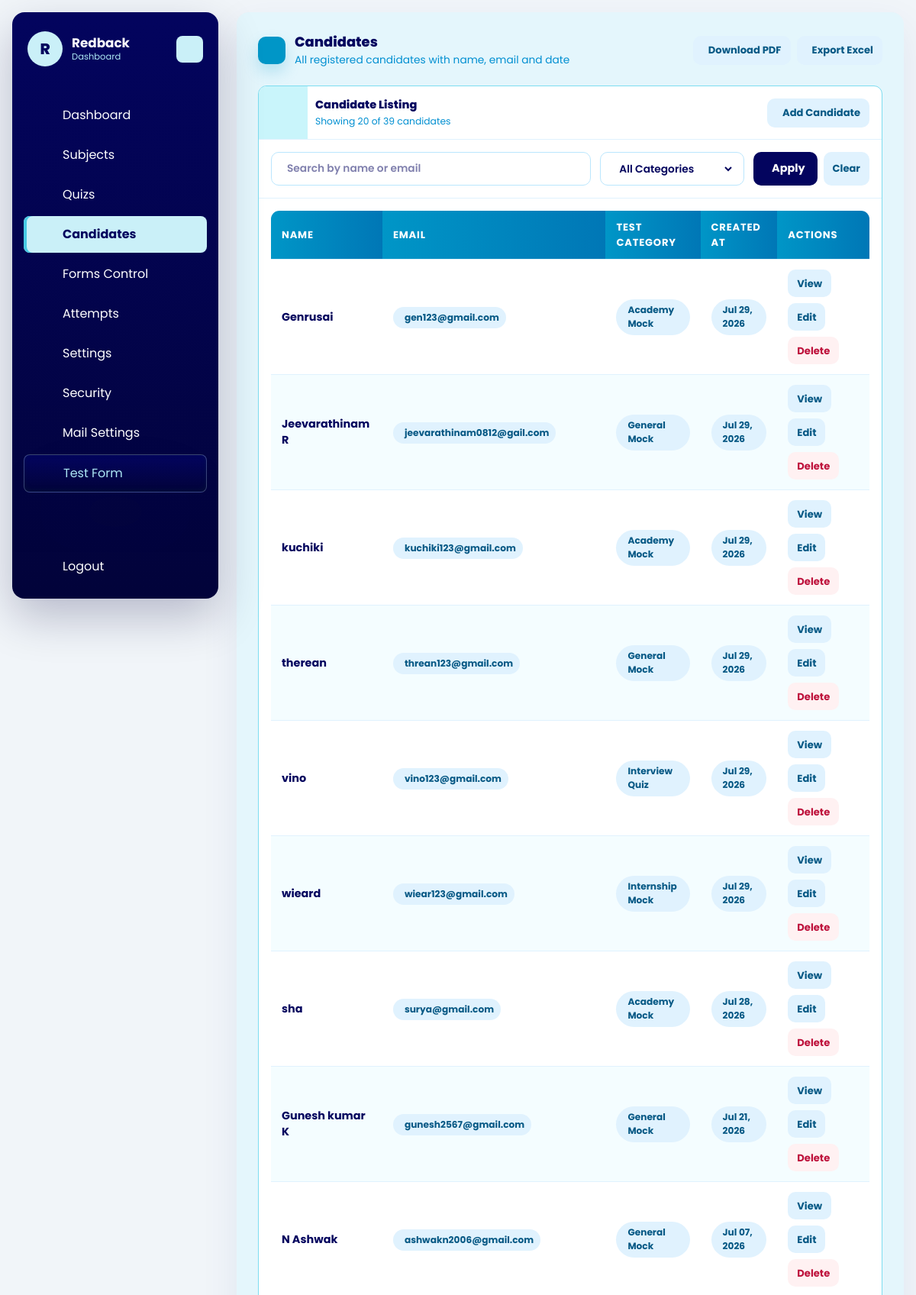
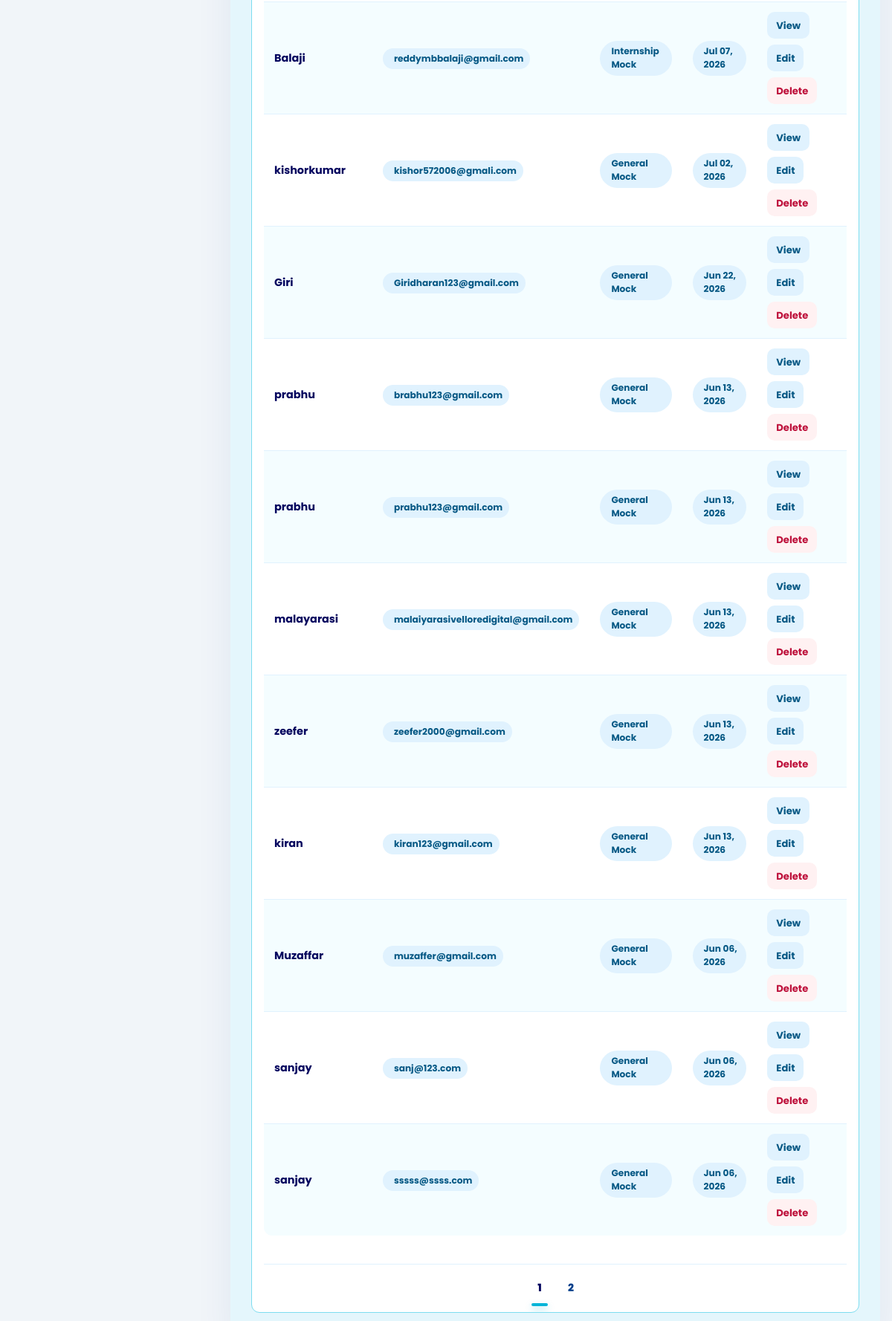
Before: /dashboard/candidates/ (signed in) with the older database file (2 pictures, top to bottom).
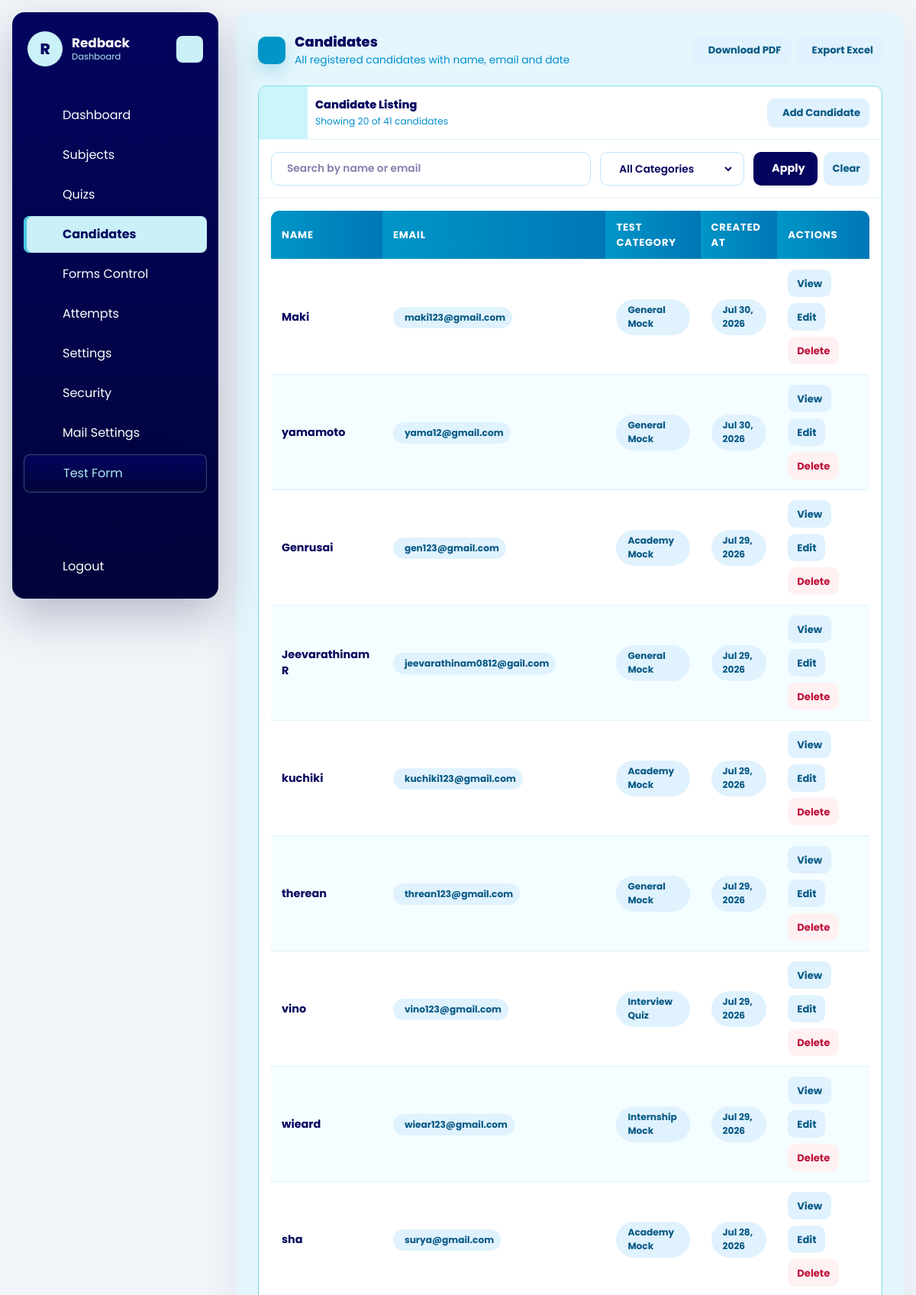
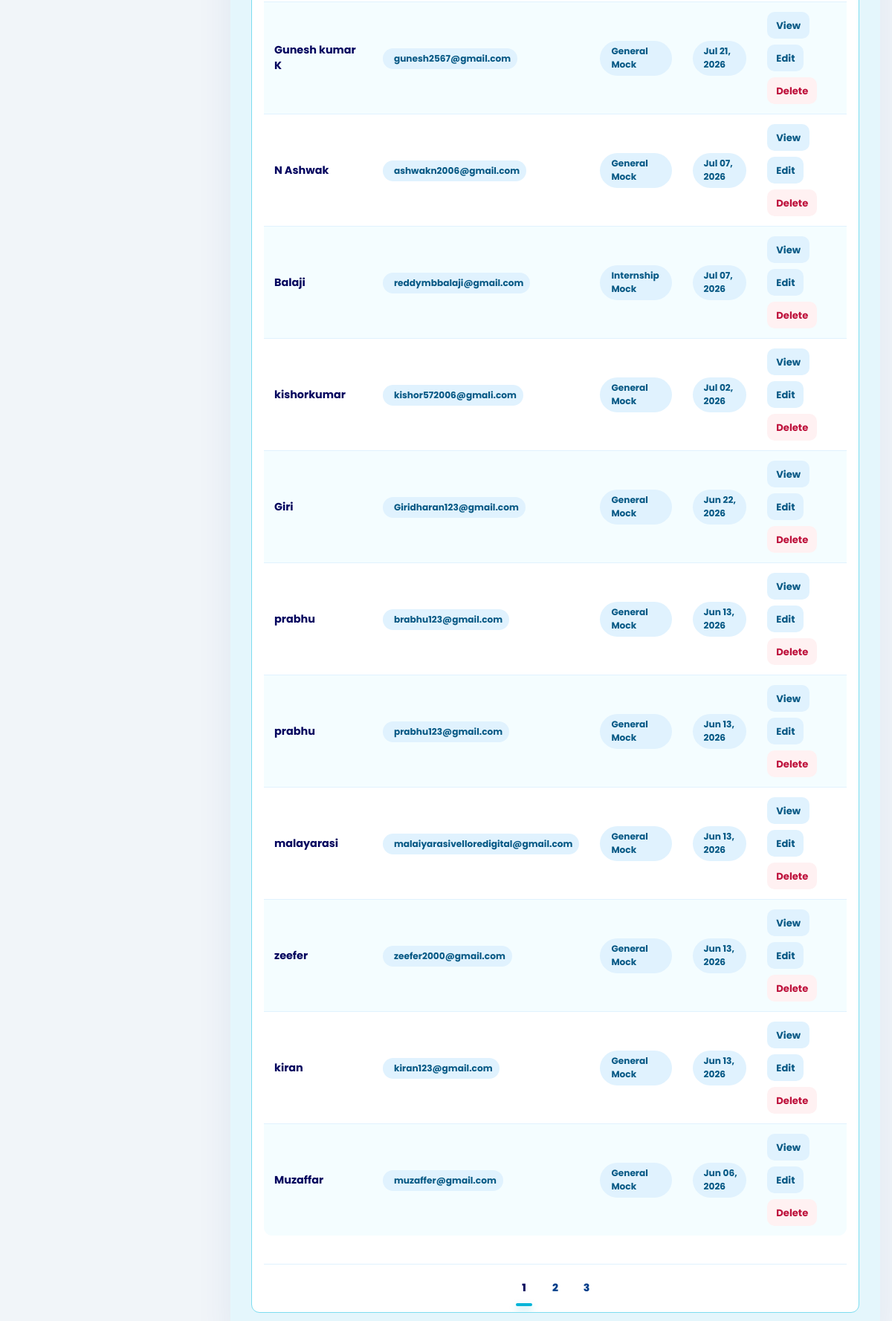
After: the same page with the newer database file (2 pictures, top to bottom).
### quiz/models.py (models this page shows, shortened)
class Candidate(models.Model):
    name = models.CharField(max_length=150)
    email = models.EmailField()
    designation_tech = models.CharField(max_length=150)
    created_at = models.DateTimeField(auto_now_add=True)
    class Meta:
        ordering = ['name']

### dashboard/views.py (the view, shortened to what this page needs)
# urls.py: path('candidates/', views.candidate_list, name='candidate_list'),
@company_login_required
def candidate_list(request):
    queryset = Candidate.objects.filter(attempts__company=request.company).distinct().order_by('-created_at')
    search_query = request.GET.get('q', '').strip()
    if search_query:
        queryset = queryset.filter(
            Q(name__icontains=search_query) |
            Q(email__icontains=search_query)
        )
    test_category_filter = request.GET.get('test_category', 'all').strip()
    valid_categories = {value for value, _label in CandidateTestAttempt.TEST_CATEGORY_CHOICES}
    total_count = queryset.count()
    paginator  = Paginator(queryset, 20)
    page_num   = request.GET.get('page', 1)
    page_obj   = paginator.get_page(page_num)
    for candidate in page_obj.object_list:
        latest_attempt = candidate.attempts.filter(company=request.company).order_by('-created_at').first()
        candidate.latest_test_category_display = (
            latest_attempt.get_test_category_display() if latest_attempt else '-'
        )
    params = request.GET.copy()
    params.pop('page', None)
    page_query_prefix = (params.urlencode() + '&') if params else ''
    page_numbers = list(
        paginator.get_elided_page_range(page_obj.number, on_each_side=2, on_ends=1)
    )
    return render(request, 'dashboard/candidate_list.html', {
        'title': 'Candidates',
        'objects': page_obj.object_list,
        'page_obj': page_obj,
        'page_numbers': page_numbers,
        'page_query_prefix': page_query_prefix,
        'total_count': total_count,
        'search_query': search_query,
        'test_category_choices': CandidateTestAttempt.TEST_CATEGORY_CHOICES,
        'test_category_filter': test_category_filter,
    })

### dashboard/views.py (called while the page is built)
def get_logged_in_company(request):
    company_id = request.session.get('company_id')
    if not company_id:
        return None
    return Company.objects.filter(id=company_id, is_active=True).first()

def company_login_required(view_func):
    @wraps(view_func)
    def wrapper(request, *args, **kwargs):
        company = get_logged_in_company(request)
        if not company:
            return redirect(f"{reverse('dashboard:login')}?next={request.path}")
        request.company = company
        return view_func(request, *args, **kwargs)
    return wrapper

### templates/dashboard/candidate_list.html (shortened to what the changed rows need)
{% extends "base.html" %}
{% block content %}
<div id="dashboard-page-content">
<section class="quiz-shell">
    <div class="quiz-heading">
        <div class="quiz-heading-main">
            <div>
                <h1 class="quiz-title">Candidates</h1>
            </div>
        </div>
    </div>
    <div class="quiz-list-panel">
        <div class="quiz-list-head">
            <div style="padding-left:10px;">
                <p class="quiz-list-title">Candidate Listing</p>
                <p class="quiz-list-text">Showing {{ objects|length }} of {{ total_count }} candidate{{ total_count|pluralize }}</p>
            </div>
        </div>
        <div class="attempt-table-wrap">
            {% if objects %}
                <table class="attempt-table">
                    <thead>
                        <tr>
                            <th>Name</th>
                            <th>Email</th>
                            <th>Test Category</th>
                            <th>Created At</th>
                            <th>Actions</th>
                        </tr>
                    </thead>
                    <tbody>
                        {% for candidate in objects %}
                            <tr style="cursor:pointer;" onclick="window.location='{% url 'dashboard:candidate_detail' candidate.pk %}'">
                                <td>
                                    <strong>{{ candidate.name }}</strong>
                                </td>
                                <td>
                                    <span class="attempt-pill">
                                        {{ candidate.email }}
                                    </span>
                                </td>
                                <td>
                                    <span class="attempt-pill">
                                        {{ candidate.latest_test_category_display }}
                                    </span>
                                </td>
                                <td>
                                    <span class="attempt-pill">
                                        {{ candidate.created_at|date:"M d, Y" }}
                                    </span>
                                </td>
                                <td>
                                    <div class="attempt-actions" onclick="event.stopPropagation();">
                                        <a href="{% url 'dashboard:candidate_detail' candidate.pk %}" class="attempt-btn secondary">View</a>
                                        <a href="{% url 'dashboard:candidate_update' candidate.pk %}" class="attempt-btn secondary">Edit</a>
                                        <a href="{% url 'dashboard:candidate_delete' candidate.pk %}" class="attempt-btn danger">Delete</a>
                                    </div>
                                </td>
                            </tr>
                        {% endfor %}
                    </tbody>
                </table>
            {% endif %}
        </div>
        {% if page_obj.has_other_pages %}
            <div class="quiz-pagination">
                {% if page_obj.has_previous %}
                    <a class="quiz-page-link" href="?{{ page_query_prefix }}page=1" aria-label="First page"><iconify-icon icon="mdi:chevron-double-left"></iconify-icon></a>
                    <a class="quiz-page-link" href="?{{ page_query_prefix }}page={{ page_obj.previous_page_number }}" aria-label="Previous page"><iconify-icon icon="mdi:chevron-left"></iconify-icon></a>
                {% else %}
                    <span class="quiz-page-link is-disabled"><iconify-icon icon="mdi:chevron-double-left"></iconify-icon></span>
                    <span class="quiz-page-link is-disabled"><iconify-icon icon="mdi:chevron-left"></iconify-icon></span>
                {% endif %}
                {% for page_number in page_numbers %}
                    {% if page_number == page_obj.paginator.ELLIPSIS %}
                        <span class="quiz-page-ellipsis">{{ page_number }}</span>
                    {% elif page_number == page_obj.number %}
                        <span class="quiz-page-link is-active" aria-current="page">{{ page_number }}</span>
                    {% else %}
                        <a class="quiz-page-link" href="?{{ page_query_prefix }}page={{ page_number }}">{{ page_number }}</a>
                    {% endif %}
                {% endfor %}
                {% if page_obj.has_next %}
                    <a class="quiz-page-link" href="?{{ page_query_prefix }}page={{ page_obj.next_page_number }}" aria-label="Next page"><iconify-icon icon="mdi:chevron-right"></iconify-icon></a>
                    <a class="quiz-page-link" href="?{{ page_query_prefix }}page={{ page_obj.paginator.num_pages }}" aria-label="Last page"><iconify-icon icon="mdi:chevron-double-right"></iconify-icon></a>
                {% else %}
                    <span class="quiz-page-link is-disabled"><iconify-icon icon="mdi:chevron-right"></iconify-icon></span>
                    <span class="quiz-page-link is-disabled"><iconify-icon icon="mdi:chevron-double-right"></iconify-icon></span>
                {% endif %}
            </div>
        {% endif %}
    </div>
</section>
</div>
{% endblock %}

Changed rows visible on the page:
no longer on this page (row unchanged): Candidate: name "sanjay", email "sanj@123.com", latest_test_category_display "General Mock", created_at "Jun 06, 2026"
no longer on this page (row unchanged): Candidate: name "sanjay", email "sssss@ssss.com", latest_test_category_display "General Mock", created_at "Jun 06, 2026"
added Candidate: name "Maki", email "maki123@gmail.com", latest_test_category_display "General Mock", created_at "Jul 30, 2026"
added Candidate: name "yamamoto", email "yama12@gmail.com", latest_test_category_display "General Mock", created_at "Jul 30, 2026"
Other visible differences:
{{ total_count }}: "39" → "41"
new list line: "3"
